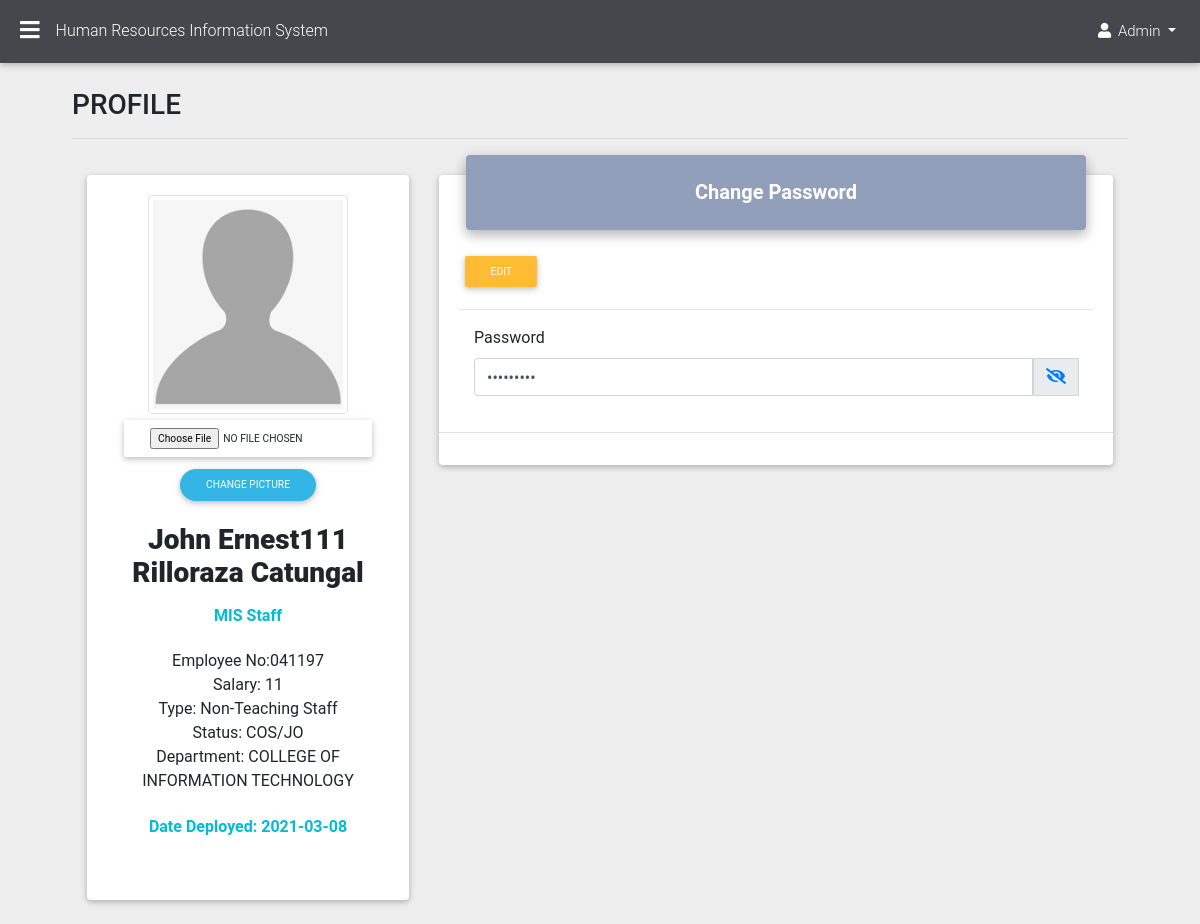
Page /HR-ADMIN/page/profile/hr_profile.php (signed in) on the committed database.
### tables this page shows
CREATE TABLE `emp_profile` (
  `profile_id` int(11) NOT NULL,
  `employee_picture` varchar(100) NOT NULL DEFAULT ' ',
  `employee_firstname` varchar(100) NOT NULL DEFAULT ' ',
  `employee_middlename` varchar(100) NOT NULL DEFAULT ' ',
  `employee_lastname` varchar(100) NOT NULL DEFAULT ' ',
  `employee_extensionname` varchar(100) NOT NULL DEFAULT ' ',
  `employee_datebirth` date NOT NULL,
  `employee_placebirth` varchar(100) NOT NULL DEFAULT ' ',
  `employee_sex` varchar(100) NOT NULL DEFAULT ' ',
  `employee_civilstatus` varchar(100) NOT NULL DEFAULT ' ',
  `employee_height` varchar(100) NOT NULL DEFAULT ' ',
  `employee_weight` varchar(100) NOT NULL DEFAULT ' ',
  `employee_bloodtype` varchar(100) NOT NULL DEFAULT ' ',
  `employee_citizenship` varchar(100) NOT NULL DEFAULT ' ',
  `employee_Rblock` varchar(100) NOT NULL DEFAULT ' ',
  `employee_Rstreet` varchar(100) NOT NULL DEFAULT ' ',
  `employee_Rvillage` varchar(100) NOT NULL DEFAULT ' ',
  `employee_Rbarangay` varchar(100) NOT NULL DEFAULT ' ',
  `employee_Rcity` varchar(100) NOT NULL DEFAULT ' ',
  `employee_Rprovince` varchar(100) NOT NULL DEFAULT ' ',
  `employee_Rzipcode` varchar(100) NOT NULL DEFAULT ' ',
  `employee_Pblock` varchar(100) NOT NULL DEFAULT ' ',
  `employee_Pstreet` varchar(100) NOT NULL DEFAULT ' ',
  `employee_Pvillage` varchar(100) NOT NULL DEFAULT ' ',
  `employee_Pbarangay` varchar(100) NOT NULL DEFAULT ' ',
  `employee_Pcity` varchar(100) NOT NULL DEFAULT ' ',
  `employee_Pprovince` varchar(100) NOT NULL DEFAULT ' ',
  `employee_Pzipcode` varchar(100) NOT NULL DEFAULT ' ',
  `employee_telephone` varchar(100) NOT NULL DEFAULT ' ',
  `employee_contact` varchar(100) NOT NULL DEFAULT ' ',
  `employee_gsis` varchar(100) NOT NULL DEFAULT ' ',
  `employee_pagibig` varchar(100) NOT NULL DEFAULT ' ',
  `employee_philhealth` varchar(100) NOT NULL DEFAULT ' ',
  `employee_sss` varchar(100) NOT NULL DEFAULT ' ',
  `employee_tin` varchar(100) NOT NULL DEFAULT ' ',
  `employee_agency` varchar(225) NOT NULL DEFAULT ' ',
  `employee_email` varchar(225) NOT NULL DEFAULT ' ',
  `account_id` int(11) NOT NULL
);

CREATE TABLE `account` (
  `Id` int(11) NOT NULL,
  `employee_id` varchar(100) NOT NULL DEFAULT ' ',
  `password` varchar(100) NOT NULL DEFAULT ' ',
  `role` varchar(100) NOT NULL DEFAULT ' ',
  `employee_position` varchar(100) NOT NULL DEFAULT ' ',
  `employee_department` varchar(100) NOT NULL DEFAULT ' ',
  `employee_salarygrade` varchar(100) NOT NULL DEFAULT ' ',
  `employee_salarystep` varchar(100) NOT NULL DEFAULT ' ',
  `employee_salarycos` varchar(100) NOT NULL DEFAULT ' ',
  `employee_type` varchar(100) NOT NULL DEFAULT ' ',
  `employee_status` varchar(100) NOT NULL DEFAULT ' ',
  `employee_start` varchar(100) NOT NULL DEFAULT ' ',
  `employee_active` varchar(100) NOT NULL DEFAULT ' ',
  `employee_history` varchar(100) NOT NULL DEFAULT ' ',
  `dated` varchar(100) NOT NULL DEFAULT ' '
);

### HR-ADMIN/assets/hr_profile_query.php (called while the page is built, shortened)
<?php
$Id = $_SESSION['Id'];
$conn = dbConnect();
$account = $conn->prepare("SELECT * FROM emp_profile INNER JOIN account ON emp_profile.account_id = account.Id
    INNER JOIN emp_family ON emp_family.account_id =account.Id
    INNER JOIN emp_education ON   emp_education.account_id =account.Id
    INNER JOIN  emp_child ON emp_child.account_id = account.Id
    INNER JOIN emp_hobbies ON emp_hobbies.account_id = account.Id
    INNER JOIN emp_organization ON emp_organization.account_id = account.Id
    INNER JOIN emp_distinction ON emp_distinction.account_id = account.Id
    INNER JOIN emp_reference ON emp_reference.account_id = account.Id
    INNER JOIN emp_gov_id ON emp_gov_id.account_id = account.Id
WHERE account.Id = $Id ");
$account->execute();
$result = $account->fetch(PDO::FETCH_ASSOC);
$employee_picture=$result['employee_picture'];
    $default_picture ="../PICTURE/default.png";
    if(file_exists($employee_picture)){
        $profile_picture =$employee_picture;
    }else{
        $profile_picture =$default_picture;
    }
    ?>

### HR-ADMIN/page/profile/hr_profile.php (the view, shortened to what this page needs)
<?php
include "../sidebar1.php";
include "../../assets/hr_profile_query.php";
?>
<main>
<div class="">
<h1 class="h3 mb-2 text-gray-800">PROFILE</h1>
<hr>
    <div class="container-fluid">
      <section class="section">
        <div class="row">
          <div class="col-lg-4 mb-4">
            <div class="card card-cascade narrower">
              <div class="card-body card-body-cascade text-center">
              <img width="200" height="200" src="<?php echo $profile_picture;?>" class="mx-auto d-block img-thumbnail"  alt="Responsive-image" >
                <div class="row flex-center">
                <div class="card-body pt-0 mt-0">
                  <form method="POST"  action="" enctype="multipart/form-data">
                    <div class="form-group col-md-12">
                        <div class="form-group">
                            <input type="file" name="uploadfile" class="btn btn-alert  btn-sm"   id="Picture" value="<?php echo$employee_picture;?>"  required>
                            <button type="submit" class="btn btn-info btn-rounded btn-sm" id="changePicture" name="changePicture"  >Change Picture</button>
                        </div>
                    </div>
                </form>
                  <h3 class="mb-3 font-weight-bold"><center><strong><?php echo $result['employee_firstname'],'
                  ',$result['employee_middlename'],' ', $result['employee_lastname'] ;?></strong></center></h3>
                  <h6 class="font-weight-bold cyan-text mb-4"><center><?php echo $result['employee_position'];?></center></h6>
                  <p class="mt-4 text-muted"> <center>Employee No:<?php echo $_SESSION['employee_id'];?>
                      <br>Salary: <?php echo $result['employee_salarygrade'];?>
                      <br>Type: <?php echo $result['employee_type'];?>
                      <br>Status:  <?php echo $result['employee_status'];?>
                      <br>Department: <?php echo $result['employee_department'];?> </center></p>
                      <br>
                      <h6 class="font-weight-bold cyan-text mb-4"><center>Date Deployed: <?php echo $result['employee_start'];?></center></h6>
                  </div>
                </div>
              </div>
                          </div>
          </div>
          <div class="col-lg-8 mb-4">
            <div class="card card-cascade narrower">
              <div class="view view-cascade gradient-card-header mdb-color lighten-3">
                <h5 class="mb-0 font-weight-bold">Change Password</h5>
              </div>
              <div class="card-body card-body-cascade ">
              <button type="button" class="btn btn-warning btn-sm  " id="Show" >Edit</button>
              <br>
              <hr>
                <form method="POST"  action="">
                    <div class="form-group col-md-12">
                        <div class="form-group">
                            <label>Password</label>
                            <div class="input-group" id="show_hide_password">
                                <input class="form-control" type="password" name="password" value="<?php echo $_SESSION['password'];?>">
                                <div class="input-group-prepend">
                                    <span class="input-group-text" id="basic-addon1"><a href=""><i class="fa fa-eye-slash" aria-hidden="true"></i></span>
                                </div>
                            </div>
                        </div>
                    </div>
                     </div>
                    <div class="modal-footer">
                    </div>
              </div>
            </div>
          </div>
        </div>
    </div>
 </main>

### HR-ADMIN/page/sidebar1.php (shortened to what this page needs)
<?php
    include "../../assets/hr_profile_query.php";
    ?>
<!DOCTYPE html>
<html lang="en">
<head>
  <link rel="stylesheet" href="https://use.fontawesome.com/releases/v5.11.2/css/all.css">
  <link rel="stylesheet" href="../../bootstrap/css/font.css">
  <link rel="stylesheet" href="../../bootstrap/css/bootstrap.min.css">
  <link rel="stylesheet" href="../../bootstrap/css/mdb.min.css">
  <link rel="stylesheet" type="text/css" href="../../bootstrap/css/addons/datatables.min.css">
  <link rel="stylesheet" href="../../bootstrap/css/addons/datatables-select.min.css">
</head>
<body class="fixed-sn grey-skin">
  <header>
    <nav class="navbar fixed-top navbar-expand-lg scrolling-navbar double-nav">
      <div class="float-left">
        <a href="#" data-activates="slide-out" class="button-collapse"><i class="fas fa-bars"></i></a>
      </div>
      <div class="breadcrumb-dn mr-auto">
        <p>Human Resources Information System </p>
      </div>
      <div class="d-flex change-mode">
        <ul class="nav navbar-nav nav-flex-icons ml-auto">
          <li class="nav-item dropdown">
            <a class="nav-link dropdown-toggle waves-effect" href="#" id="userDropdown" data-toggle="dropdown"
              aria-haspopup="true" aria-expanded="false">
              <i class="fas fa-user"></i> <span class="clearfix d-none d-sm-inline-block"><?php echo $_SESSION['role'];?></span>
            </a>
          </li>
        </ul>
    </nav>
  </header>

### rows in the picture
emp_profile: employee_firstname "John Ernest111", employee_middlename "Rilloraza", employee_lastname "Catungal", account.employee_position "MIS Staff", account.employee_salarygrade "11", account.employee_type "Non-Teaching Staff", account.employee_status "COS/JO", account.employee_department "COLLEGE OF INFORMATION TECHNOLOGY", account.employee_start "2021-03-08"

### other values in the picture
$_SESSION['role'] "Admin"
$_SESSION['employee_id'] "041197"
